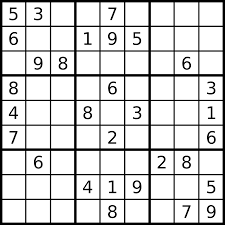
#> input picture opencv_ile_görüntü_isleme/gradyanlar/input/sudoku.png, 225 x 225 px
$ jupyter execute Untitled-1.ipynb   (older library calls are emulated)
#> lines starting #> are read from the running program, lines starting #| are printed output that depends on the picture
[cell 1]
import cv2
import numpy as np
from matplotlib import pyplot as plt
import os

[cell 2]
os.chdir("d:\\Desktop\\goruntu_isleme-derin_ogrenme\\opencv_ile_görüntü_isleme\\gradyanlar\\input")

[cell 3]
img = cv2.imread("sudoku.png",0)
#> img is the input picture: shape (225, 225); min 0, max 255, mean 213.2

[cell 4]
plt.imshow(img)

[cell 5]
sobelx = cv2.Sobel(img ,ddepth= cv2.CV_16U ,dx = 1 , dy = 0 ,ksize = 5)
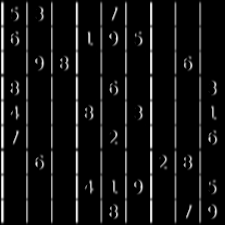
#> sobelx: shape (225, 225) uint16; min 0, max 12240, mean 848.9; drawn with min black and max white

[cell 6]
plt.imshow(sobelx)

[cell 7]
sobely = cv2.Sobel(img , ddepth = cv2.CV_16U , dx = 0 , dy = 1 ,ksize = 5 )
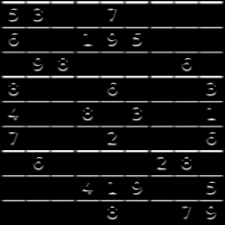
#> sobely: shape (225, 225) uint16; min 0, max 12240, mean 839.8; drawn with min black and max white

[cell 8]
plt.imshow(sobely)

[cell 9]
laplacian = cv2.Laplacian(img , ddepth = cv2.CV_16U )
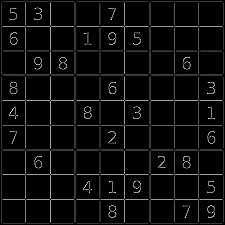
#> laplacian: shape (225, 225) uint16; min 0, max 749, mean 35; drawn with min black and max white
